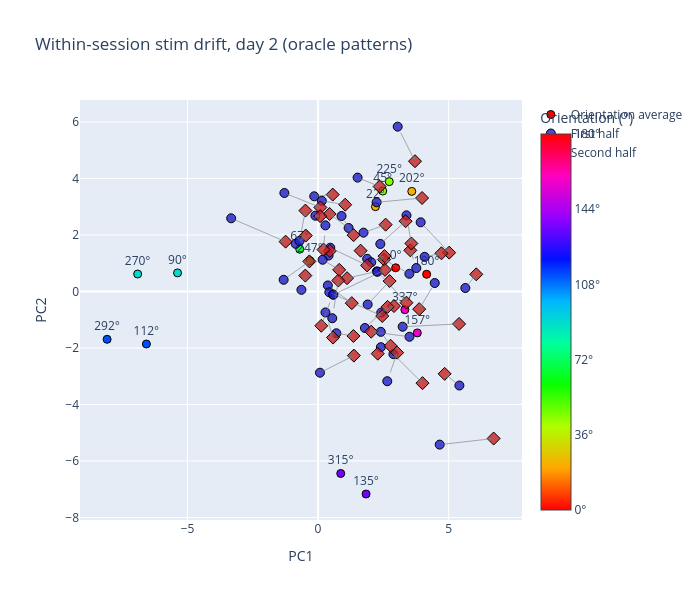

Write notebook code for a chart like this one.
### Code cell
# ============================================================
# Within-session stim-response DRIFT: first half vs second half.
#
# Question: does the population response to a FIXED stimulus change over the
# course of a session? Using oracle patterns (same stim repeated ~20x/day) so
# any change is neural, not stimulus identity.
#
#   * Split each oracle pattern's deliveries at the SESSION midpoint in
#     wall-clock time ((min+max onset_ts)/2 over that day's oracle trials):
#     deliveries before the midpoint = "first half", after = "second half".
#   * Average each half's response vectors per pattern.
#   * Project both halves into that DAY's VISUAL PC space (CIS+PC1/PC2 via
#     build_projection on the day's per-orientation visual averages, restricted
#     to the SAME neuron set used for the oracle responses), then plot PC1/PC2
#     (CIS dropped). An arrow from first->second half per pattern shows drift.
# ============================================================
import plotly.graph_objects as go

DRIFT_DAY = 2   # <-- day to analyze (start with 1)

# --- responses + onsets for this day's oracle deliveries (row-aligned) -------
day_mask   = oracle_trials['day'] == DRIFT_DAY
day_tr     = oracle_trials[day_mask].reset_index(drop=True)
day_resp   = resp_day[DRIFT_DAY]                       # (n_trials_day, n_neurons_day), same row order
assert len(day_tr) == len(day_resp), "oracle_trials/resp_day row mismatch for this day"
neuron_ids = neuron_ids_day[DRIFT_DAY]                 # neuron axis of day_resp columns
nidx       = neuron_to_idx_day[DRIFT_DAY]
n_neurons  = len(neuron_ids)

# --- session midpoint in wall-clock time -------------------------------------
onsets       = day_tr['onset_ts'].astype(np.int64).values
session_mid  = (onsets.min() + onsets.max()) / 2.0
first_half   = onsets < session_mid                    # boolean over deliveries

# --- per-pattern average response in each half -------------------------------
patterns = sorted(day_tr['pattern_name'].unique())
first_avgs, second_avgs, kept_patterns = [], [], []
for p in patterns:
    pm = (day_tr['pattern_name'] == p).values
    f  = pm & first_half
    s  = pm & ~first_half
    if f.sum() == 0 or s.sum() == 0:
        print(f'[skip] pattern {p}: deliveries all in one half (first={f.sum()}, second={s.sum()})')
        continue
    first_avgs.append(day_resp[f].mean(axis=0))
    second_avgs.append(day_resp[s].mean(axis=0))
    kept_patterns.append(p)
first_avgs  = np.array(first_avgs)                     # (n_patterns, n_neurons)
second_avgs = np.array(second_avgs)
print(f'day {DRIFT_DAY}: {len(kept_patterns)} oracle patterns with deliveries in both halves '
      f'(session split at ts={session_mid:.0f}; '
      f'{first_half.sum()} first-half / {(~first_half).sum()} second-half deliveries)')

# --- visual PC space for THIS day, on the SAME neuron set as the responses ----
# Per-orientation visual averages restricted to `neuron_ids` so the projection's
# neuron axis lines up with first_avgs/second_avgs columns.
vis_spikes = {1: visual_spikes_1, 2: visual_spikes_2}[DRIFT_DAY]
vis_tdf    = {1: visual_trial_df1, 2: visual_trial_df2}[DRIFT_DAY]
oris       = {1: visual_orientation_degs1, 2: visual_orientation_degs2}[DRIFT_DAY]

vis_avg = np.zeros((len(oris), n_neurons))
for o_i, ori in enumerate(oris):
    t0s = vis_tdf[vis_tdf['orientation'] == ori]['timestamp'].values[:N_VIS_TRIALS]
    for t0 in t0s:
        seg = vis_spikes[(vis_spikes['timestamp'] >= t0) &
                         (vis_spikes['timestamp'] <  t0 + WINDOW_LEN)]
        if seg.empty:
            continue
        for nid, c in seg.groupby('neuron_id').size().items():
            if nid in nidx:
                vis_avg[o_i, nidx[nid]] += c
    vis_avg[o_i] /= max(len(t0s), 1)

proj, vis_coords, vis_mean = build_projection(vis_avg, mode="pca", include_cis=True)  # (n_neurons, 3)

def to_pc(M):
    """(k, n_neurons) -> PC1/PC2 in the day's visual space (CIS dropped)."""
    return ((M - vis_mean) @ proj)[:, 1:]

first_pc  = to_pc(first_avgs)
second_pc = to_pc(second_avgs)

# --- plot: visual ring + first/second-half stim points + drift arrows --------
fig = plot_ring(vis_coords[:, 1:], oris,
                f'Within-session stim drift, day {DRIFT_DAY} (oracle patterns)',
                ['PC1', 'PC2'])

fig.add_scatter(x=first_pc[:, 0], y=first_pc[:, 1], mode='markers',
                name='First half', marker=dict(symbol='circle', size=9,
                color='rgba(30,30,200,0.8)', line=dict(color='black', width=1)))
fig.add_scatter(x=second_pc[:, 0], y=second_pc[:, 1], mode='markers',
                name='Second half', marker=dict(symbol='diamond', size=10,
                color='rgba(200,30,30,0.8)', line=dict(color='black', width=1)))

# drift arrows first -> second per pattern (blue->red)
for a, b in zip(first_pc, second_pc):
    fig.add_annotation(x=b[0], y=b[1], ax=a[0], ay=a[1],
                       xref='x', yref='y', axref='x', ayref='y',
                       showarrow=True, arrowhead=2, arrowsize=1, arrowwidth=1,
                       arrowcolor='rgba(120,120,120,0.6)')

# mean drift vector across patterns
mean_drift = (second_pc - first_pc).mean(axis=0)
mean_mag   = np.linalg.norm(second_pc - first_pc, axis=1).mean()
print(f'mean first->second drift vector (PC1,PC2): ({mean_drift[0]:.2f}, {mean_drift[1]:.2f}); '
      f'mean per-pattern drift magnitude: {mean_mag:.2f}')

fig.show()

### Figure 1 — Plotly figure (JSON) as saved in the notebook; plotly's stock layout.template omitted (floating-point values rounded to 4 significant figures)
{"data": [{"marker": {"cmax": 360, "cmin": 0, "color": [0, 45, 90, 135, 180, 225, 270, 315, 0, 45, 90, 135, 180, 225, 270, 315], "colorbar": {"ticktext": ["0°", "36°", "72°", "108°", "144°", "180°"], "tickvals": [0, 72, 144, 216, 288, 360], "title": {"text": "Orientation (°)"}}, "colorscale": [[0, "#ff0000"], [0.1111, "#ffa700"], [0.2222, "#afff00"], [0.3333, "#08ff00"], [0.4444, "#00ff9f"], [0.5556, "#00b7ff"], [0.6667, "#0010ff"], [0.7778, "#9700ff"], [0.8889, "#ff00bf"], [1, "#ff0000"]], "line": {"color": "black", "width": 1}, "size": 8}, "mode": "markers+text", "name": "Orientation average", "text": ["0°", "22°", "45°", "67°", "90°", "112°", "135°", "157°", "180°", "202°", "225°", "247°", "270°", "292°", "315°", "337°"], "textposition": "top center", "type": "scatter", "x": [2.972, 2.199, 2.477, -0.7015, -5.382, -6.575, 1.839, 3.801, 4.159, 3.589, 2.727, -0.3095, -6.91, -8.08, 0.8687, 3.325], "y": [0.8373, 3.001, 3.555, 1.495, 0.6565, -1.861, -7.171, -1.468, 0.6077, 3.542, 3.888, 1.087, 0.6167, -1.694, -6.444, -0.648]}, {"marker": {"color": "rgba(30,30,200,0.8)", "line": {"color": "black", "width": 1}, "size": 9, "symbol": "circle"}, "mode": "markers", "name": "First half", "type": "scatter", "x": [-3.328, 0.4024, 3.24, 2.651, 0.2817, -1.29, 1.17, 2.385, 0.07339, 0.7013, 2.252, 3.93, 1.514, 0.8984, 3.497, 4.082, 2.42, 3.764, 0.568, 0.4678, 4.469, 0.3751, 0.1451, -0.8581, -0.1469, 1.88, -0.7095, 5.64, 3.05, 1.794, 1.9, 3.501, -0.6372, 2.037, 2.243, -1.318, 0.5445, -0.102, 4.658, 0.4317, 2.406, 0.284, 2.277, 5.413, 3.387, 2.887, 1.741, 0.5879, 2.402, 0.1748], "y": [2.589, 1.27, -1.249, -3.177, 2.339, 3.485, 2.247, 1.68, -2.876, -1.481, 0.709, 2.447, 4.029, 2.67, 0.6243, 1.225, -0.7481, 0.8291, -0.1043, 1.548, 0.2979, 0.2117, 3.207, 1.686, 3.368, 1.155, 1.788, 0.1213, 5.834, -1.295, -0.4623, -1.604, 0.05729, 1.035, 3.156, 0.4119, -0.9487, 2.681, -5.423, -0.02928, -1.973, -0.7431, 0.6977, -3.331, 2.693, -2.22, 2.08, -0.1164, -1.431, 1.122]}, {"marker": {"color": "rgba(200,30,30,0.8)", "line": {"color": "black", "width": 1}, "size": 10, "symbol": "diamond"}, "mode": "markers", "name": "Second half", "type": "scatter", "x": [-1.243, 0.4516, 5.401, 3.028, 0.2098, 0.08762, 0.4416, 3.353, 1.371, 1.354, 1.11, 5.021, 2.359, 1.36, 2.527, 4.726, 2.908, 3.534, 0.1236, 1.88, 3.874, 1.291, 1.039, -0.4702, 0.5617, 1.629, -0.4838, 6.06, 3.713, 2.663, 2.74, 2.035, -0.4877, 2.545, 3.984, -0.3328, 0.7762, 0.0795, 6.725, 2.458, 2.286, 0.5733, 3.385, 4.848, 3.573, 4.0, 2.588, 2.562, 2.777, 0.81], "y": [1.763, 1.433, -1.15, -2.167, 1.48, 2.974, 2.742, 2.487, -2.272, -1.577, 0.4701, 1.374, 3.712, 1.992, 1.127, 1.35, -0.5172, 1.455, -1.216, 0.9219, -0.6263, -0.4146, 3.071, 1.977, 3.428, 1.443, 2.862, 0.6052, 4.61, -0.547, 0.3669, -1.424, 0.5606, 1.251, 3.307, 1.064, 0.386, 2.665, -5.206, -0.8716, -2.203, -1.633, -0.3985, -2.917, 1.698, -3.246, 2.364, 0.7627, -1.925, 0.7636]}], "layout": {"annotations": [{"arrowcolor": "rgba(120,120,120,0.6)", "arrowhead": 2, "arrowsize": 1, "arrowwidth": 1, "ax": -3.328, "axref": "x", "ay": 2.589, "ayref": "y", "showarrow": true, "x": -1.243, "xref": "x", "y": 1.763, "yref": "y"}, {"arrowcolor": "rgba(120,120,120,0.6)", "arrowhead": 2, "arrowsize": 1, "arrowwidth": 1, "ax": 0.4024, "axref": "x", "ay": 1.27, "ayref": "y", "showarrow": true, "x": 0.4516, "xref": "x", "y": 1.433, "yref": "y"}, {"arrowcolor": "rgba(120,120,120,0.6)", "arrowhead": 2, "arrowsize": 1, "arrowwidth": 1, "ax": 3.24, "axref": "x", "ay": -1.249, "ayref": "y", "showarrow": true, "x": 5.401, "xref": "x", "y": -1.15, "yref": "y"}, {"arrowcolor": "rgba(120,120,120,0.6)", "arrowhead": 2, "arrowsize": 1, "arrowwidth": 1, "ax": 2.651, "axref": "x", "ay": -3.177, "ayref": "y", "showarrow": true, "x": 3.028, "xref": "x", "y": -2.167, "yref": "y"}, {"arrowcolor": "rgba(120,120,120,0.6)", "arrowhead": 2, "arrowsize": 1, "arrowwidth": 1, "ax": 0.2817, "axref": "x", "ay": 2.339, "ayref": "y", "showarrow": true, "x": 0.2098, "xref": "x", "y": 1.48, "yref": "y"}, {"arrowcolor": "rgba(120,120,120,0.6)", "arrowhead": 2, "arrowsize": 1, "arrowwidth": 1, "ax": -1.29, "axref": "x", "ay": 3.485, "ayref": "y", "showarrow": true, "x": 0.08762, "xref": "x", "y": 2.974, "yref": "y"}, {"arrowcolor": "rgba(120,120,120,0.6)", "arrowhead": 2, "arrowsize": 1, "arrowwidth": 1, "ax": 1.17, "axref": "x", "ay": 2.247, "ayref": "y", "showarrow": true, "x": 0.4416, "xref": "x", "y": 2.742, "yref": "y"}, {"arrowcolor": "rgba(120,120,120,0.6)", "arrowhead": 2, "arrowsize": 1, "arrowwidth": 1, "ax": 2.385, "axref": "x", "ay": 1.68, "ayref": "y", "showarrow": true, "x": 3.353, "xref": "x", "y": 2.487, "yref": "y"}, {"arrowcolor": "rgba(120,120,120,0.6)", "arrowhead": 2, "arrowsize": 1, "arrowwidth": 1, "ax": 0.07339, "axref": "x", "ay": -2.876, "ayref": "y", "showarrow": true, "x": 1.371, "xref": "x", "y": -2.272, "yref": "y"}, {"arrowcolor": "rgba(120,120,120,0.6)", "arrowhead": 2, "arrowsize": 1, "arrowwidth": 1, "ax": 0.7013, "axref": "x", "ay": -1.481, "ayref": "y", "showarrow": true, "x": 1.354, "xref": "x", "y": -1.577, "yref": "y"}, {"arrowcolor": "rgba(120,120,120,0.6)", "arrowhead": 2, "arrowsize": 1, "arrowwidth": 1, "ax": 2.252, "axref": "x", "ay": 0.709, "ayref": "y", "showarrow": true, "x": 1.11, "xref": "x", "y": 0.4701, "yref": "y"}, {"arrowcolor": "rgba(120,120,120,0.6)", "arrowhead": 2, "arrowsize": 1, "arrowwidth": 1, "ax": 3.93, "axref": "x", "ay": 2.447, "ayref": "y", "showarrow": true, "x": 5.021, "xref": "x", "y": 1.374, "yref": "y"}, {"arrowcolor": "rgba(120,120,120,0.6)", "arrowhead": 2, "arrowsize": 1, "arrowwidth": 1, "ax": 1.514, "axref": "x", "ay": 4.029, "ayref": "y", "showarrow": true, "x": 2.359, "xref": "x", "y": 3.712, "yref": "y"}, {"arrowcolor": "rgba(120,120,120,0.6)", "arrowhead": 2, "arrowsize": 1, "arrowwidth": 1, "ax": 0.8984, "axref": "x", "ay": 2.67, "ayref": "y", "showarrow": true, "x": 1.36, "xref": "x", "y": 1.992, "yref": "y"}, {"arrowcolor": "rgba(120,120,120,0.6)", "arrowhead": 2, "arrowsize": 1, "arrowwidth": 1, "ax": 3.497, "axref": "x", "ay": 0.6243, "ayref": "y", "showarrow": true, "x": 2.527, "xref": "x", "y": 1.127, "yref": "y"}, {"arrowcolor": "rgba(120,120,120,0.6)", "arrowhead": 2, "arrowsize": 1, "arrowwidth": 1, "ax": 4.082, "axref": "x", "ay": 1.225, "ayref": "y", "showarrow": true, "x": 4.726, "xref": "x", "y": 1.35, "yref": "y"}, {"arrowcolor": "rgba(120,120,120,0.6)", "arrowhead": 2, "arrowsize": 1, "arrowwidth": 1, "ax": 2.42, "axref": "x", "ay": -0.7481, "ayref": "y", "showarrow": true, "x": 2.908, "xref": "x", "y": -0.5172, "yref": "y"}, {"arrowcolor": "rgba(120,120,120,0.6)", "arrowhead": 2, "arrowsize": 1, "arrowwidth": 1, "ax": 3.764, "axref": "x", "ay": 0.8291, "ayref": "y", "showarrow": true, "x": 3.534, "xref": "x", "y": 1.455, "yref": "y"}, {"arrowcolor": "rgba(120,120,120,0.6)", "arrowhead": 2, "arrowsize": 1, "arrowwidth": 1, "ax": 0.568, "axref": "x", "ay": -0.1043, "ayref": "y", "showarrow": true, "x": 0.1236, "xref": "x", "y": -1.216, "yref": "y"}, {"arrowcolor": "rgba(120,120,120,0.6)", "arrowhead": 2, "arrowsize": 1, "arrowwidth": 1, "ax": 0.4678, "axref": "x", "ay": 1.548, "ayref": "y", "showarrow": true, "x": 1.88, "xref": "x", "y": 0.9219, "yref": "y"}, {"arrowcolor": "rgba(120,120,120,0.6)", "arrowhead": 2, "arrowsize": 1, "arrowwidth": 1, "ax": 4.469, "axref": "x", "ay": 0.2979, "ayref": "y", "showarrow": true, "x": 3.874, "xref": "x", "y": -0.6263, "yref": "y"}, {"arrowcolor": "rgba(120,120,120,0.6)", "arrowhead": 2, "arrowsize": 1, "arrowwidth": 1, "ax": 0.3751, "axref": "x", "ay": 0.2117, "ayref": "y", "showarrow": true, "x": 1.291, "xref": "x", "y": -0.4146, "yref": "y"}, {"arrowcolor": "rgba(120,120,120,0.6)", "arrowhead": 2, "arrowsize": 1, "arrowwidth": 1, "ax": 0.1451, "axref": "x", "ay": 3.207, "ayref": "y", "showarrow": true, "x": 1.039, "xref": "x", "y": 3.071, "yref": "y"}, {"arrowcolor": "rgba(120,120,120,0.6)", "arrowhead": 2, "arrowsize": 1, "arrowwidth": 1, "ax": -0.8581, "axref": "x", "ay": 1.686, "ayref": "y", "showarrow": true, "x": -0.4702, "xref": "x", "y": 1.977, "yref": "y"}, {"arrowcolor": "rgba(120,120,120,0.6)", "arrowhead": 2, "arrowsize": 1, "arrowwidth": 1, "ax": -0.1469, "axref": "x", "ay": 3.368, "ayref": "y", "showarrow": true, "x": 0.5617, "xref": "x", "y": 3.428, "yref": "y"}, {"arrowcolor": "rgba(120,120,120,0.6)", "arrowhead": 2, "arrowsize": 1, "arrowwidth": 1, "ax": 1.88, "axref": "x", "ay": 1.155, "ayref": "y", "showarrow": true, "x": 1.629, "xref": "x", "y": 1.443, "yref": "y"}, {"arrowcolor": "rgba(120,120,120,0.6)", "arrowhead": 2, "arrowsize": 1, "arrowwidth": 1, "ax": -0.7095, "axref": "x", "ay": 1.788, "ayref": "y", "showarrow": true, "x": -0.4838, "xref": "x", "y": 2.862, "yref": "y"}, {"arrowcolor": "rgba(120,120,120,0.6)", "arrowhead": 2, "arrowsize": 1, "arrowwidth": 1, "ax": 5.64, "axref": "x", "ay": 0.1213, "ayref": "y", "showarrow": true, "x": 6.06, "xref": "x", "y": 0.6052, "yref": "y"}, {"arrowcolor": "rgba(120,120,120,0.6)", "arrowhead": 2, "arrowsize": 1, "arrowwidth": 1, "ax": 3.05, "axref": "x", "ay": 5.834, "ayref": "y", "showarrow": true, "x": 3.713, "xref": "x", "y": 4.61, "yref": "y"}, {"arrowcolor": "rgba(120,120,120,0.6)", "arrowhead": 2, "arrowsize": 1, "arrowwidth": 1, "ax": 1.794, "axref": "x", "ay": -1.295, "ayref": "y", "showarrow": true, "x": 2.663, "xref": "x", "y": -0.547, "yref": "y"}, {"arrowcolor": "rgba(120,120,120,0.6)", "arrowhead": 2, "arrowsize": 1, "arrowwidth": 1, "ax": 1.9, "axref": "x", "ay": -0.4623, "ayref": "y", "showarrow": true, "x": 2.74, "xref": "x", "y": 0.3669, "yref": "y"}, {"arrowcolor": "rgba(120,120,120,0.6)", "arrowhead": 2, "arrowsize": 1, "arrowwidth": 1, "ax": 3.501, "axref": "x", "ay": -1.604, "ayref": "y", "showarrow": true, "x": 2.035, "xref": "x", "y": -1.424, "yref": "y"}, {"arrowcolor": "rgba(120,120,120,0.6)", "arrowhead": 2, "arrowsize": 1, "arrowwidth": 1, "ax": -0.6372, "axref": "x", "ay": 0.05729, "ayref": "y", "showarrow": true, "x": -0.4877, "xref": "x", "y": 0.5606, "yref": "y"}, {"arrowcolor": "rgba(120,120,120,0.6)", "arrowhead": 2, "arrowsize": 1, "arrowwidth": 1, "ax": 2.037, "axref": "x", "ay": 1.035, "ayref": "y", "showarrow": true, "x": 2.545, "xref": "x", "y": 1.251, "yref": "y"}, {"arrowcolor": "rgba(120,120,120,0.6)", "arrowhead": 2, "arrowsize": 1, "arrowwidth": 1, "ax": 2.243, "axref": "x", "ay": 3.156, "ayref": "y", "showarrow": true, "x": 3.984, "xref": "x", "y": 3.307, "yref": "y"}, {"arrowcolor": "rgba(120,120,120,0.6)", "arrowhead": 2, "arrowsize": 1, "arrowwidth": 1, "ax": -1.318, "axref": "x", "ay": 0.4119, "ayref": "y", "showarrow": true, "x": -0.3328, "xref": "x", "y": 1.064, "yref": "y"}, {"arrowcolor": "rgba(120,120,120,0.6)", "arrowhead": 2, "arrowsize": 1, "arrowwidth": 1, "ax": 0.5445, "axref": "x", "ay": -0.9487, "ayref": "y", "showarrow": true, "x": 0.7762, "xref": "x", "y": 0.386, "yref": "y"}, {"arrowcolor": "rgba(120,120,120,0.6)", "arrowhead": 2, "arrowsize": 1, "arrowwidth": 1, "ax": -0.102, "axref": "x", "ay": 2.681, "ayref": "y", "showarrow": true, "x": 0.0795, "xref": "x", "y": 2.665, "yref": "y"}, {"arrowcolor": "rgba(120,120,120,0.6)", "arrowhead": 2, "arrowsize": 1, "arrowwidth": 1, "ax": 4.658, "axref": "x", "ay": -5.423, "ayref": "y", "showarrow": true, "x": 6.725, "xref": "x", "y": -5.206, "yref": "y"}, {"arrowcolor": "rgba(120,120,120,0.6)", "arrowhead": 2, "arrowsize": 1, "arrowwidth": 1, "ax": 0.4317, "axref": "x", "ay": -0.02928, "ayref": "y", "showarrow": true, "x": 2.458, "xref": "x", "y": -0.8716, "yref": "y"}, {"arrowcolor": "rgba(120,120,120,0.6)", "arrowhead": 2, "arrowsize": 1, "arrowwidth": 1, "ax": 2.406, "axref": "x", "ay": -1.973, "ayref": "y", "showarrow": true, "x": 2.286, "xref": "x", "y": -2.203, "yref": "y"}, {"arrowcolor": "rgba(120,120,120,0.6)", "arrowhead": 2, "arrowsize": 1, "arrowwidth": 1, "ax": 0.284, "axref": "x", "ay": -0.7431, "ayref": "y", "showarrow": true, "x": 0.5733, "xref": "x", "y": -1.633, "yref": "y"}, {"arrowcolor": "rgba(120,120,120,0.6)", "arrowhead": 2, "arrowsize": 1, "arrowwidth": 1, "ax": 2.277, "axref": "x", "ay": 0.6977, "ayref": "y", "showarrow": true, "x": 3.385, "xref": "x", "y": -0.3985, "yref": "y"}, {"arrowcolor": "rgba(120,120,120,0.6)", "arrowhead": 2, "arrowsize": 1, "arrowwidth": 1, "ax": 5.413, "axref": "x", "ay": -3.331, "ayref": "y", "showarrow": true, "x": 4.848, "xref": "x", "y": -2.917, "yref": "y"}, {"arrowcolor": "rgba(120,120,120,0.6)", "arrowhead": 2, "arrowsize": 1, "arrowwidth": 1, "ax": 3.387, "axref": "x", "ay": 2.693, "ayref": "y", "showarrow": true, "x": 3.573, "xref": "x", "y": 1.698, "yref": "y"}, {"arrowcolor": "rgba(120,120,120,0.6)", "arrowhead": 2, "arrowsize": 1, "arrowwidth": 1, "ax": 2.887, "axref": "x", "ay": -2.22, "ayref": "y", "showarrow": true, "x": 4.0, "xref": "x", "y": -3.246, "yref": "y"}, {"arrowcolor": "rgba(120,120,120,0.6)", "arrowhead": 2, "arrowsize": 1, "arrowwidth": 1, "ax": 1.741, "axref": "x", "ay": 2.08, "ayref": "y", "showarrow": true, "x": 2.588, "xref": "x", "y": 2.364, "yref": "y"}, {"arrowcolor": "rgba(120,120,120,0.6)", "arrowhead": 2, "arrowsize": 1, "arrowwidth": 1, "ax": 0.5879, "axref": "x", "ay": -0.1164, "ayref": "y", "showarrow": true, "x": 2.562, "xref": "x", "y": 0.7627, "yref": "y"}, {"arrowcolor": "rgba(120,120,120,0.6)", "arrowhead": 2, "arrowsize": 1, "arrowwidth": 1, "ax": 2.402, "axref": "x", "ay": -1.431, "ayref": "y", "showarrow": true, "x": 2.777, "xref": "x", "y": -1.925, "yref": "y"}, {"arrowcolor": "rgba(120,120,120,0.6)", "arrowhead": 2, "arrowsize": 1, "arrowwidth": 1, "ax": 0.1748, "axref": "x", "ay": 1.122, "ayref": "y", "showarrow": true, "x": 0.81, "xref": "x", "y": 0.7636, "yref": "y"}], "height": 600, "title": {"text": "Within-session stim drift, day 2 (oracle patterns)"}, "width": 700, "xaxis": {"title": {"text": "PC1"}}, "yaxis": {"title": {"text": "PC2"}}}}
